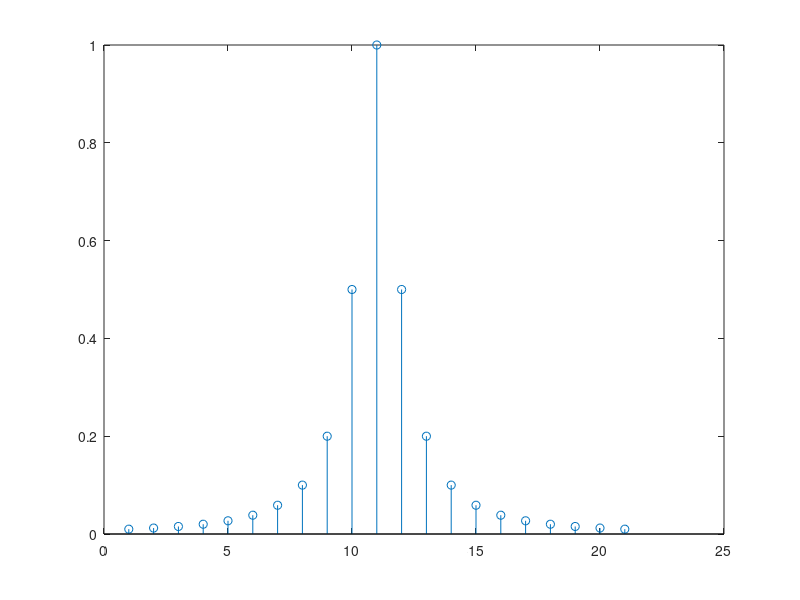
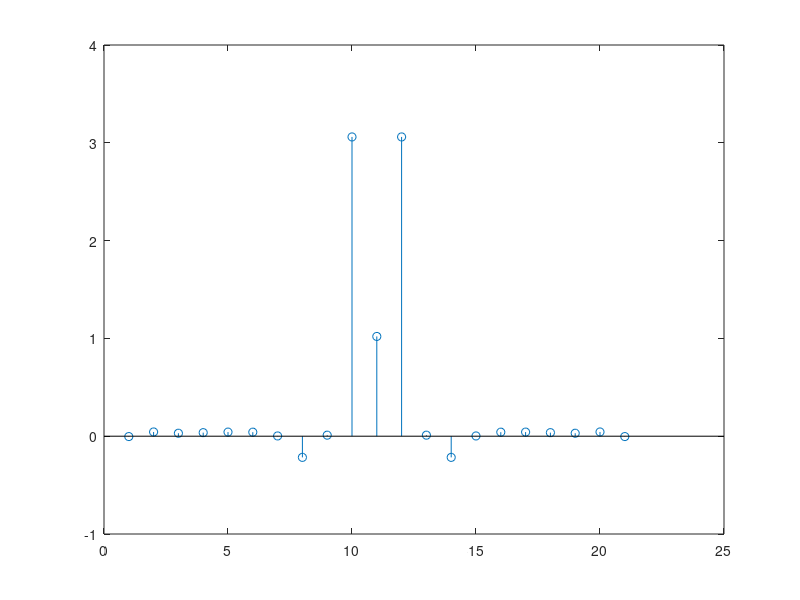

Reproduce these figures in MATLAB, in order.
echo on
T=1;
Fs=2/T;
Ts=1/Fs;
c_opt=[-2.2 4.9 -3 4.9 -2.2];
t=-5*T:T/2:5*T;			
x=1./(1+((2/T)*t).^2);		        
equalized_x=filter(c_opt,1,[x 0 0]);	
equalized_x=equalized_x(3:length(equalized_x));  
for i=1:2:length(equalized_x),
  downsampled_equalizer_output((i+1)/2)=equalized_x(i);
  echo off;
end;
echo on;


figure (2);
stem(equalized_x);
figure (1);
stem(x);


%stem(equalized_x1)
%stem(downsampled_equalizer_output((i+1)/2));

echo off;